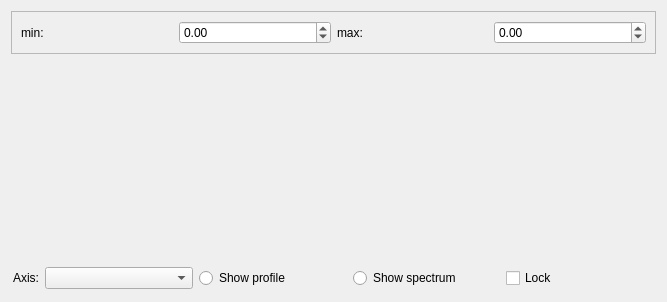
<?xml version="1.0" encoding="UTF-8"?>
<ui version="4.0">
 <class>plottingDialog</class>
 <widget class="QDialog" name="plottingDialog">
  <property name="geometry">
   <rect>
    <x>0</x>
    <y>0</y>
    <width>667</width>
    <height>302</height>
   </rect>
  </property>
  <property name="sizePolicy">
   <sizepolicy hsizetype="Preferred" vsizetype="Preferred">
    <horstretch>0</horstretch>
    <verstretch>0</verstretch>
   </sizepolicy>
  </property>
  <property name="windowTitle">
   <string>Dialog</string>
  </property>
  <layout class="QVBoxLayout" name="verticalLayout">
   <item>
    <widget class="QFrame" name="frame_2">
     <property name="sizePolicy">
      <sizepolicy hsizetype="Preferred" vsizetype="Maximum">
       <horstretch>0</horstretch>
       <verstretch>0</verstretch>
      </sizepolicy>
     </property>
     <property name="frameShape">
      <enum>QFrame::StyledPanel</enum>
     </property>
     <property name="frameShadow">
      <enum>QFrame::Raised</enum>
     </property>
     <layout class="QHBoxLayout" name="horizontalLayout_2">
      <item>
       <widget class="QLabel" name="label_2">
        <property name="text">
         <string>min:</string>
        </property>
       </widget>
      </item>
      <item>
       <widget class="QDoubleSpinBox" name="yScaleMin">
        <property name="minimum">
         <double>-999999999.000000000000000</double>
        </property>
        <property name="maximum">
         <double>999999999.000000000000000</double>
        </property>
       </widget>
      </item>
      <item>
       <widget class="QLabel" name="label_3">
        <property name="text">
         <string>max:</string>
        </property>
       </widget>
      </item>
      <item>
       <widget class="QDoubleSpinBox" name="yScaleMax">
        <property name="minimum">
         <double>-999999999.000000000000000</double>
        </property>
        <property name="maximum">
         <double>999999999.000000000000000</double>
        </property>
       </widget>
      </item>
     </layout>
    </widget>
   </item>
   <item>
    <widget class="QWidget" name="widget" native="true"/>
   </item>
   <item>
    <widget class="QFrame" name="frame">
     <property name="sizePolicy">
      <sizepolicy hsizetype="Preferred" vsizetype="Maximum">
       <horstretch>0</horstretch>
       <verstretch>0</verstretch>
      </sizepolicy>
     </property>
     <property name="frameShape">
      <enum>QFrame::NoFrame</enum>
     </property>
     <property name="frameShadow">
      <enum>QFrame::Raised</enum>
     </property>
     <layout class="QHBoxLayout" name="horizontalLayout">
      <property name="margin">
       <number>2</number>
      </property>
      <item>
       <widget class="QLabel" name="label">
        <property name="sizePolicy">
         <sizepolicy hsizetype="Maximum" vsizetype="Preferred">
          <horstretch>0</horstretch>
          <verstretch>0</verstretch>
         </sizepolicy>
        </property>
        <property name="text">
         <string>Axis:</string>
        </property>
       </widget>
      </item>
      <item>
       <widget class="QComboBox" name="comboAxis"/>
      </item>
      <item>
       <widget class="QRadioButton" name="timeCourseRadio">
        <property name="text">
         <string>Show profile</string>
        </property>
       </widget>
      </item>
      <item>
       <widget class="QRadioButton" name="spectrumRadio">
        <property name="text">
         <string>Show spectrum</string>
        </property>
       </widget>
      </item>
      <item>
       <widget class="QCheckBox" name="checkLock">
        <property name="text">
         <string>Lock</string>
        </property>
       </widget>
      </item>
     </layout>
    </widget>
   </item>
  </layout>
 </widget>
 <resources>
  <include location="../resources/timeplotter.qrc"/>
 </resources>
 <connections>
  <connection>
   <sender>yScaleMax</sender>
   <signal>valueChanged(double)</signal>
   <receiver>plottingDialog</receiver>
   <slot>setYScaleMax(double)</slot>
   <hints>
    <hint type="sourcelabel">
     <x>579</x>
     <y>28</y>
    </hint>
    <hint type="destinationlabel">
     <x>665</x>
     <y>53</y>
    </hint>
   </hints>
  </connection>
  <connection>
   <sender>yScaleMin</sender>
   <signal>valueChanged(double)</signal>
   <receiver>plottingDialog</receiver>
   <slot>setYScaleMin(double)</slot>
   <hints>
    <hint type="sourcelabel">
     <x>211</x>
     <y>28</y>
    </hint>
    <hint type="destinationlabel">
     <x>665</x>
     <y>98</y>
    </hint>
   </hints>
  </connection>
 </connections>
 <slots>
  <slot>setYScaleMin(double)</slot>
  <slot>setYScaleMax(double)</slot>
 </slots>
</ui>
